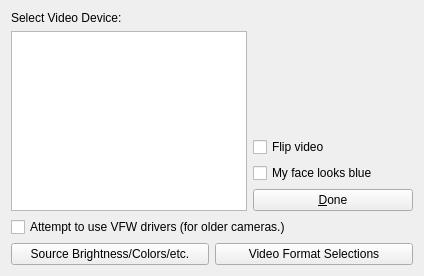
<?xml version="1.0" encoding="UTF-8"?>
<ui version="4.0">
 <class>VidSel</class>
 <widget class="QWidget" name="VidSel">
  <property name="geometry">
   <rect>
    <x>0</x>
    <y>0</y>
    <width>424</width>
    <height>268</height>
   </rect>
  </property>
  <property name="windowTitle">
   <string>Video Devices</string>
  </property>
  <layout class="QGridLayout" name="gridLayout">
   <item row="0" column="0">
    <layout class="QHBoxLayout">
     <property name="spacing">
      <number>6</number>
     </property>
     <property name="margin" stdset="0">
      <number>0</number>
     </property>
     <item>
      <layout class="QVBoxLayout" name="_2">
       <property name="spacing">
        <number>6</number>
       </property>
       <property name="margin" stdset="0">
        <number>0</number>
       </property>
       <item>
        <widget class="QLabel" name="label">
         <property name="sizePolicy">
          <sizepolicy hsizetype="Preferred" vsizetype="Fixed">
           <horstretch>0</horstretch>
           <verstretch>0</verstretch>
          </sizepolicy>
         </property>
         <property name="text">
          <string>Select Video Device:</string>
         </property>
        </widget>
       </item>
       <item>
        <widget class="QListWidget" name="devlist">
         <property name="sizePolicy">
          <sizepolicy hsizetype="Preferred" vsizetype="Preferred">
           <horstretch>0</horstretch>
           <verstretch>0</verstretch>
          </sizepolicy>
         </property>
        </widget>
       </item>
      </layout>
     </item>
     <item>
      <layout class="QVBoxLayout" name="_3">
       <property name="spacing">
        <number>6</number>
       </property>
       <property name="margin" stdset="0">
        <number>0</number>
       </property>
       <item>
        <widget class="vidlab" name="video_label">
         <property name="minimumSize">
          <size>
           <width>160</width>
           <height>120</height>
          </size>
         </property>
         <property name="text">
          <string/>
         </property>
         <property name="pixmap">
          <pixmap resource="icons.qrc">:/new/prefix1/greenguy.png</pixmap>
         </property>
         <property name="scaledContents">
          <bool>false</bool>
         </property>
         <property name="alignment">
          <set>Qt::AlignmentFlag::AlignCenter</set>
         </property>
        </widget>
       </item>
       <item>
        <widget class="QCheckBox" name="flip">
         <property name="text">
          <string>Flip video</string>
         </property>
        </widget>
       </item>
       <item>
        <widget class="QCheckBox" name="face_is_blue">
         <property name="text">
          <string>My face looks blue</string>
         </property>
        </widget>
       </item>
       <item>
        <layout class="QHBoxLayout" name="_4">
         <property name="spacing">
          <number>6</number>
         </property>
         <property name="margin" stdset="0">
          <number>0</number>
         </property>
         <item>
          <widget class="QPushButton" name="ok_button">
           <property name="text">
            <string>&amp;Done</string>
           </property>
          </widget>
         </item>
        </layout>
       </item>
      </layout>
     </item>
    </layout>
   </item>
   <item row="1" column="0">
    <widget class="QCheckBox" name="use_vfw">
     <property name="text">
      <string>Attempt to use VFW drivers (for older cameras.)</string>
     </property>
    </widget>
   </item>
   <item row="2" column="0">
    <layout class="QHBoxLayout" name="_5">
     <item>
      <widget class="QPushButton" name="source_button">
       <property name="text">
        <string>Source Brightness/Colors/etc.</string>
       </property>
      </widget>
     </item>
     <item>
      <widget class="QPushButton" name="format_button">
       <property name="text">
        <string>Video Format Selections</string>
       </property>
      </widget>
     </item>
    </layout>
   </item>
  </layout>
 </widget>
 <customwidgets>
  <customwidget>
   <class>vidlab</class>
   <extends>QLabel</extends>
   <header>vidlab.h</header>
  </customwidget>
 </customwidgets>
 <resources>
  <include location="icons.qrc"/>
 </resources>
 <connections/>
</ui>
